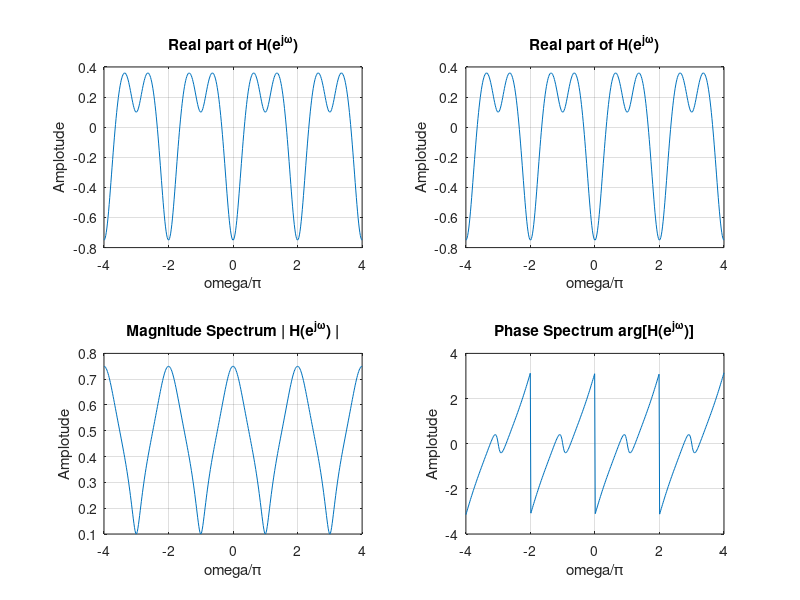

The MATLAB source for this figure:
clf; 

num = [4 5];
den = [1 -1 -12];

w = -4*pi : 8*pi/449 : 4*pi;
h = freqz(num,den,w);

%plot the DTFT
subplot(2,2,1)
plot(w/pi,real(h));grid;
title('Real part of H(e^{j\omega})');
xlabel('omega/\pi');
ylabel('Amplotude');

subplot(2,2,2)
plot(w/pi,real(h));grid;
title('Real part of H(e^{j\omega})');
xlabel('omega/\pi');
ylabel('Amplotude');


subplot(2,2,3)
plot(w/pi,abs(h));grid;
title('Magnitude Spectrum | H(e^{j\omega}) |');
xlabel('omega/\pi');
ylabel('Amplotude');

subplot(2,2,4)
plot(w/pi,angle(h));grid;
title('Phase Spectrum arg[H(e^{j\omega})]');
xlabel('omega/\pi');
ylabel('Amplotude');